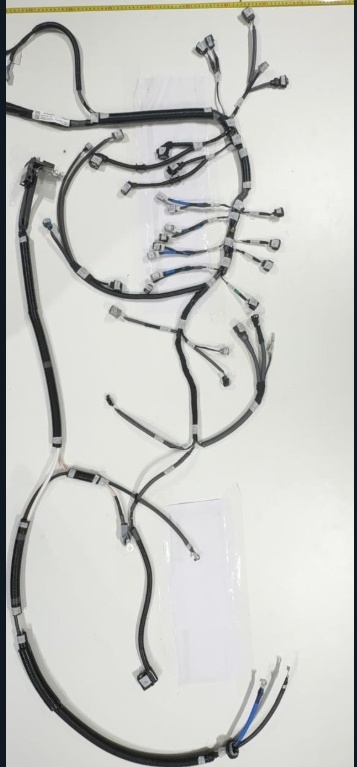
#> input picture data/golden_reference/golden_harness.jpg, 357 x 767 px
$ python -i harness_segmentation_service.py   (imports and definitions only)
#> lines starting #> are read from the running program, lines starting #| are printed output that depends on the picture; after the words box and inside, x2 and y2 are one past the last pixel; in counts of white or black regions, pixels touching at a corner belong together
from __future__ import annotations

from dataclasses import dataclass
from pathlib import Path

import cv2
import numpy as np
from numpy.typing import NDArray
from skimage.morphology import skeletonize

ImageArray = NDArray[np.uint8]


@dataclass(frozen=True, slots=True)
class HarnessSegmentationResult:
    binary_mask: ImageArray
    contour_image: ImageArray
    skeleton_image: ImageArray
    occupied_percentage: float
    contour_count: int
    otsu_threshold: float
    removed_component_count: int
    excluded_border_component_count: int
    image_width: int
    image_height: int
    cropped_base_image: ImageArray | None = None
    isolated_harness_image: ImageArray | None = None


class HarnessSegmentationService:
    """Experimental dark-object segmentation for controlled feasibility testing.

    This OpenCV pipeline assumes a dark harness on a light inspection surface.
    """

    def __init__(
        self,
        *,
        minimum_component_area_ratio: float = 0.0001,
        closing_kernel_size: int = 5,
        closing_iterations: int = 1,
    ) -> None:
        if not 0 < minimum_component_area_ratio < 1:
            raise ValueError("minimum_component_area_ratio must be between 0 and 1")
        if closing_kernel_size < 3 or closing_kernel_size % 2 == 0:
            raise ValueError("closing_kernel_size must be an odd integer of at least 3")
        self.minimum_component_area_ratio = minimum_component_area_ratio
        self.closing_kernel_size = closing_kernel_size
        self.closing_iterations = closing_iterations

    def segment_file(self, image_path: Path) -> HarnessSegmentationResult:
        image = cv2.imread(str(image_path), cv2.IMREAD_COLOR)
        if image is None:
            raise ValueError(f"Unable to decode image: {image_path.name}")
        return self.segment(image, filename=image_path.name)

    @staticmethod
    def _find_companion_mask(
        image: ImageArray,
        filename: str | None = None,
    ) -> ImageArray | None:
        """Find an existing companion foreground mask for the image if available."""
        h, w = image.shape[:2]
        candidate_roots = [
            Path(__file__).resolve().parents[3] / "images_001",
            Path(__file__).resolve().parents[3] / "data",
            Path(__file__).resolve().parents[2] / "images_001",
            Path(__file__).resolve().parents[2] / "data",
        ]

        # 1. Search by filename match
        if filename:
            stem = Path(filename).stem
            for root in candidate_roots:
                if not root.is_dir():
                    continue
                # Look for exact or stem-related masks
                for p in root.rglob("*.png"):
                    p_stem_lower = p.stem.lower()
                    if "mask" in p_stem_lower:
                        if (stem in p_stem_lower) or (p.parent.name == stem) or ("001" in stem and "001" in p_stem_lower):
                            try:
                                m = cv2.imread(str(p), cv2.IMREAD_GRAYSCALE)
                                if m is not None and m.shape == (h, w):
                                    return m
                            except Exception:
                                pass

        # 2. Search by resolution matching standard sample crops (e.g. 1800x560 board crop)
        for root in candidate_roots:
            if not root.is_dir():
                continue
            for p in root.rglob("*harness_mask.png"):
                try:
                    m = cv2.imread(str(p), cv2.IMREAD_GRAYSCALE)
                    if m is not None and m.shape == (h, w):
                        return m
                except Exception:
                    pass

        return None

    def segment(
        self,
        image: ImageArray,
        filename: str | None = None,
    ) -> HarnessSegmentationResult:
        if image.ndim != 3 or image.shape[2] != 3:
            raise ValueError("Expected a BGR colour image with three channels")

        height, width = image.shape[:2]
        total_pixels = float(height * width)

        # Check for preprocessed companion mask (Module 1 / Module 11)
        companion_mask = self._find_companion_mask(image, filename=filename)
        if companion_mask is not None:
            cleaned_mask = ((companion_mask > 127).astype(np.uint8)) * 255
            contours, _ = cv2.findContours(
                cleaned_mask,
                cv2.RETR_TREE,
                cv2.CHAIN_APPROX_SIMPLE,
            )
            contour_image = image.copy()
            cv2.drawContours(contour_image, contours, -1, (0, 0, 255), 2, cv2.LINE_AA)

            skeleton = skeletonize(cleaned_mask > 0)
            skeleton_image = np.zeros_like(cleaned_mask)
            skeleton_image[skeleton] = 255

            occupied_pixels = int(cv2.countNonZero(cleaned_mask))
            occupied_percentage = round(occupied_pixels * 100.0 / total_pixels, 3)

            # Generate isolated harness preview (white background)
            isolated_harness = np.full_like(image, 255)
            isolated_harness[cleaned_mask > 0] = image[cleaned_mask > 0]

            return HarnessSegmentationResult(
                binary_mask=cleaned_mask,
                contour_image=contour_image,
                skeleton_image=skeleton_image,
                occupied_percentage=occupied_percentage,
                contour_count=len(contours),
                otsu_threshold=128.0,
                removed_component_count=0,
                excluded_border_component_count=0,
                image_width=width,
                image_height=height,
                cropped_base_image=image.copy(),
                isolated_harness_image=isolated_harness,
            )

        grayscale = cv2.cvtColor(image, cv2.COLOR_BGR2GRAY)
        blurred = cv2.GaussianBlur(grayscale, (5, 5), 0)

        # 1. Background brightness polarity detection from inset image borders
        inset_y = max(4, int(height * 0.02))
        inset_x = max(6, int(width * 0.025))
        inset_border = np.concatenate((
            grayscale[inset_y, inset_x:-inset_x],
            grayscale[-inset_y, inset_x:-inset_x],
            grayscale[inset_y:-inset_y, inset_x],
            grayscale[inset_y:-inset_y, -inset_x],
        ))
        border_median_gray = float(np.median(inset_border))
        bg_is_light = border_median_gray > 127.0

        # Otsu threshold with polarity verification against background
        otsu_val_temp, _ = cv2.threshold(blurred, 0, 255, cv2.THRESH_BINARY | cv2.THRESH_OTSU)
        if bg_is_light:
            thresh_type = cv2.THRESH_BINARY_INV if otsu_val_temp < border_median_gray else cv2.THRESH_BINARY
        else:
            thresh_type = cv2.THRESH_BINARY

        otsu_threshold_val, gray_mask = cv2.threshold(
            blurred,
            0,
            255,
            thresh_type | cv2.THRESH_OTSU,
        )
        otsu_threshold = float(otsu_threshold_val)

        # Adaptive threshold for fine thin branches and low-contrast wire strands
        adapt_mask = cv2.adaptiveThreshold(
            blurred,
            255,
            cv2.ADAPTIVE_THRESH_GAUSSIAN_C,
            cv2.THRESH_BINARY_INV,
            25,
            12,
        )

        # Chromatic saturation threshold to capture vibrant colored wires (blue, yellow, green, red)
        hsv = cv2.cvtColor(image, cv2.COLOR_BGR2HSV)
        sat_mask = (
            (hsv[:, :, 1] > 35) & (hsv[:, :, 2] > 40)
        ).astype(np.uint8) * 255

        # Combine multi-modal evidence
        raw_mask = cv2.bitwise_or(gray_mask, adapt_mask)
        raw_mask = cv2.bitwise_or(raw_mask, sat_mask)

        # Exclude top calibration measuring tape from the wire harness mask
        ruler_band = np.zeros((height, width), dtype=bool)
        ruler_max_y = int(height * 0.038)
        ruler_band[:ruler_max_y, :] = (
            (hsv[:ruler_max_y, :, 0] >= 15)
            & (hsv[:ruler_max_y, :, 0] <= 38)
            & (hsv[:ruler_max_y, :, 1] >= 55)
        )
        ruler_mask = cv2.dilate(
            ruler_band.astype(np.uint8) * 255,
            cv2.getStructuringElement(cv2.MORPH_RECT, (5, 5)),
        ) > 0
        raw_mask[ruler_mask] = 0

        # Exclude letterbox padding on outer columns if present
        if width > 100:
            margin_w = max(3, int(width * 0.015))
            if np.mean(grayscale[:, :margin_w]) < 80:
                raw_mask[:, :margin_w] = 0
            if np.mean(grayscale[:, -margin_w:]) < 80:
                raw_mask[:, -margin_w:] = 0

        # Guard against inverse polarity runaway
        if float(cv2.countNonZero(raw_mask)) / total_pixels > 0.70:
            raw_mask = cv2.bitwise_not(raw_mask)

        closing_kernel = cv2.getStructuringElement(
            cv2.MORPH_ELLIPSE,
            (self.closing_kernel_size, self.closing_kernel_size),
        )
        closed_mask = cv2.morphologyEx(
            raw_mask,
            cv2.MORPH_OPEN,
            closing_kernel,
        )
        closed_mask = cv2.morphologyEx(
            closed_mask,
            cv2.MORPH_CLOSE,
            closing_kernel,
            iterations=self.closing_iterations,
        )

        cleaned_mask, removed_component_count, excluded_border_component_count = (
            self._remove_artifacts_and_borders(closed_mask, grayscale, hsv, self.minimum_component_area_ratio)
        )

        contours, _ = cv2.findContours(
            cleaned_mask,
            cv2.RETR_TREE,
            cv2.CHAIN_APPROX_SIMPLE,
        )

        contour_image = image.copy()
        cv2.drawContours(contour_image, contours, -1, (0, 0, 255), 2, cv2.LINE_AA)

        skeleton = skeletonize(cleaned_mask > 0)
        skeleton_image = np.zeros_like(cleaned_mask)
        skeleton_image[skeleton] = 255

        occupied_pixels = int(cv2.countNonZero(cleaned_mask))
        occupied_percentage = round(occupied_pixels * 100.0 / total_pixels, 3)

        # Isolated harness image
        isolated_harness = np.full_like(image, 255)
        isolated_harness[cleaned_mask > 0] = image[cleaned_mask > 0]

        return HarnessSegmentationResult(
            binary_mask=cleaned_mask,
            contour_image=contour_image,
            skeleton_image=skeleton_image,
            occupied_percentage=occupied_percentage,
            contour_count=len(contours),
            otsu_threshold=round(float(otsu_threshold), 2),
            removed_component_count=removed_component_count,
            excluded_border_component_count=excluded_border_component_count,
            image_width=width,
            image_height=height,
            cropped_base_image=image.copy(),
            isolated_harness_image=isolated_harness,
        )

    @staticmethod
    def _remove_artifacts_and_borders(
        mask: ImageArray,
        grayscale: ImageArray,
        hsv: ImageArray,
        min_area_ratio: float,
    ) -> tuple[ImageArray, int, int]:
        """Eliminate non-wire table artifacts (glare, paper/plastic crease) and peripheral border shadow."""
        component_count, labels, statistics, _ = cv2.connectedComponentsWithStats(
            mask,
            connectivity=8,
        )
        if component_count <= 1:
            return mask.copy(), 0, 0

        height, width = mask.shape[:2]
        total_pixels = float(height * width)
        cleaned = np.zeros_like(mask)
        removed_small = 0
        excluded_artifacts = 0

        minimum_area = max(24, round(total_pixels * min(min_area_ratio, 0.00005)))
        ruler_zone_h = int(height * 0.045)

        for label in range(1, component_count):
            area = int(statistics[label, cv2.CC_STAT_AREA])
            if area < minimum_area:
                removed_small += 1
                continue

            comp_x = int(statistics[label, cv2.CC_STAT_LEFT])
            comp_y = int(statistics[label, cv2.CC_STAT_TOP])
            comp_w = int(statistics[label, cv2.CC_STAT_WIDTH])
            comp_h = int(statistics[label, cv2.CC_STAT_HEIGHT])
            comp_pixels = labels == label

            comp_gray_min = int(np.min(grayscale[comp_pixels]))
            comp_sat_max = int(np.max(hsv[:, :, 1][comp_pixels]))

            # 1. Reject non-wire table glare or clear plastic document sleeve crease
            has_wire_evidence = (comp_gray_min < 178) or (comp_sat_max > 32)
            if not has_wire_evidence:
                excluded_artifacts += 1
                continue

            # 2. Reject top-border corner shadow/clamp
            if comp_y == 0 and (comp_y + comp_h <= ruler_zone_h):
                excluded_artifacts += 1
                continue

            # 3. Reject narrow edge border artifacts (test & capture border strips)
            touches_border = (
                comp_x == 0
                or comp_y == 0
                or comp_x + comp_w >= width
                or comp_y + comp_h >= height
            )
            is_spanning = comp_w >= 0.30 * width and comp_h >= 0.30 * height
            is_narrow_border_strip = touches_border and (
                (comp_w <= max(12, int(width * 0.08)) and comp_h >= int(height * 0.40))
                or (comp_h <= max(6, int(height * 0.04)) and comp_w >= int(width * 0.30))
            )
            if is_narrow_border_strip and not is_spanning:
                excluded_artifacts += 1
                continue

            cleaned[comp_pixels] = 255

        return cleaned, removed_small, excluded_artifacts

>>> import cv2
>>> picture = cv2.imread('../../../data/golden_reference/golden_harness.jpg')
#> picture is the input picture: shape (767, 357, 3); mean B, G, R 197.1, 201.1, 200.1
>>> result = HarnessSegmentationService().segment(picture)
#> in segment, `inset_border = np.concatenate(( grayscale[inset_y, inset_x:-inset_x], ..`: inset_border = 2156 values, max 242 at index 1950, min 26 at index 456, mean 207.2
#> in segment, `border_median_gray = float(np.median(inset_border))`: border_median_gray = 216
#> in segment, `bg_is_light = border_median_gray > 127.0`: bg_is_light = True
#> in segment, `otsu_val_temp, _ = cv2.threshold(blurred, 0, 255, cv2.THRESH_BINARY | ..`: otsu_val_temp = 150
#> in segment, `thresh_type = cv2.THRESH_BINARY_INV if otsu_val_temp < border_median_g..`: thresh_type = 1
#> in segment, `otsu_threshold_val, gray_mask = cv2.threshold( blurred, 0, 255, thresh..`:
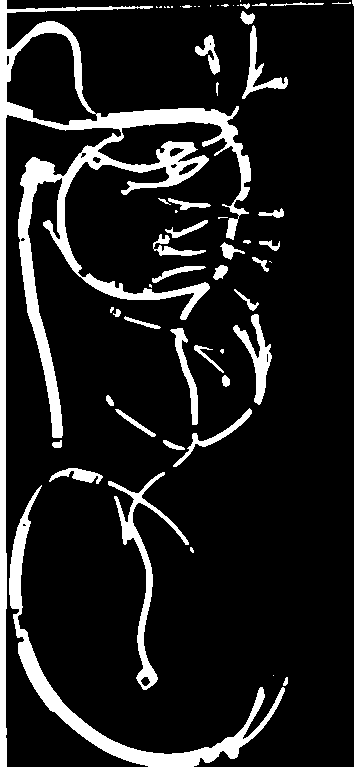
#> gray_mask: shape (767, 357); 13.4% white; 60 white regions (22 under 20 px), largest, box (x1, y1, x2, y2) and area: (0, 0, 251, 767) 19035, (9, 485, 285, 767) 6009, (352, 0, 357, 767) 2311
#> in segment, `otsu_threshold_val, gray_mask = cv2.threshold( blurred, 0, 255, thresh..`: otsu_threshold_val = 150
#> in segment, `adapt_mask = cv2.adaptiveThreshold( blurred, 255, cv2.ADAPTIVE_THRESH_..`: adapt_mask: shape (767, 357); 12.6% white; 53 white regions (16 under 20 px), largest, box (x1, y1, x2, y2) and area: (0, 0, 289, 767) 10298, (11, 482, 289, 765) 4790, (42, 131, 210, 320) 3384
#> in segment, `hsv = cv2.cvtColor(image, cv2.COLOR_BGR2HSV)`: hsv: shape (767, 357, 3); mean H, S, V 45.7, 10.6, 201.9
#> in segment, `sat_mask = ( (hsv[:, :, 1] > 35) & (hsv[:, :, 2] > 40) ).astype(np.uin..`: sat_mask: shape (767, 357); 1.5% white; 79 white regions (66 under 20 px), largest, box (x1, y1, x2, y2) and area: (6, 0, 354, 15) 2573, (232, 688, 263, 748) 422, (160, 248, 192, 256) 152
#> in segment, `raw_mask = cv2.bitwise_or(gray_mask, adapt_mask)`: raw_mask: shape (767, 357); 14.6% white; 41 white regions (12 under 20 px), largest, box (x1, y1, x2, y2) and area: (0, 0, 351, 767) 21362, (9, 482, 289, 767) 6097, (48, 408, 253, 691) 3530
#> in segment, `raw_mask = cv2.bitwise_or(raw_mask, sat_mask)`: raw_mask: shape (767, 357); 15% white; 40 white regions (12 under 20 px), largest, box (x1, y1, x2, y2) and area: (0, 0, 357, 767) 24692, (9, 482, 289, 767) 6140, (48, 408, 253, 691) 3530
#> in segment, `ruler_band[:ruler_max_y, :] = ( (hsv[:ruler_max_y, :, 0] >= 15) & (hsv..`: ruler_band: shape (767, 357) bool; 0.78% white; 1 white region, box (x1, y1, x2, y2) and area: (5, 0, 355, 14) 2126
#> in segment, `ruler_mask = cv2.dilate( ruler_band.astype(np.uint8) * 255, cv2.getStr..`: ruler_mask: shape (767, 357) bool; 1.2% white; 1 white region, box (x1, y1, x2, y2) and area: (3, 0, 357, 16) 3421
#> in segment, `raw_mask[:, :margin_w] = 0`: raw_mask: shape (767, 357); 12.7% white; 42 white regions (13 under 20 px), largest, box (x1, y1, x2, y2) and area: (5, 16, 289, 767) 15957, (9, 482, 289, 767) 6140, (48, 408, 253, 691) 3530
#> in segment, `closed_mask = cv2.morphologyEx( raw_mask, cv2.MORPH_OPEN, closing_kern..`: closed_mask: shape (767, 357); 11.1% white; 68 white regions (8 under 20 px), largest, box (x1, y1, x2, y2) and area: (18, 135, 209, 438) 6913, (13, 614, 286, 767) 4817, (5, 102, 251, 184) 3426
#> in segment, `closed_mask = cv2.morphologyEx( closed_mask, cv2.MORPH_CLOSE, closing_..`: closed_mask: shape (767, 357); 11.3% white; 49 white regions (6 under 20 px), largest, box (x1, y1, x2, y2) and area: (18, 135, 209, 448) 7191, (13, 614, 289, 767) 4919, (5, 102, 251, 201) 3559
#> in _remove_artifacts_and_borders, `component_count, labels, statistics, _ = cv2.connectedComponentsWithSt..`:
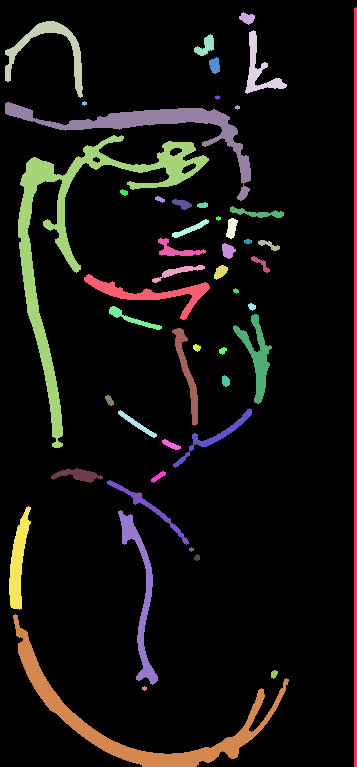
#> labels: shape (767, 357) int32; 50 distinct labels, from 0 to 49; one colour per label, 0 black
#> in _remove_artifacts_and_borders, `component_count, labels, statistics, _ = cv2.connectedComponentsWithSt..`: component_count = 50; statistics = 50 rows, first 6: [0, 0, 357, 767, 242959], [354, 7, 3, 760, 2278], [239, 12, 16, 13, 129], [5, 21, 78, 77, 1262], [245, 30, 42, 64, 753], [194, 34, 20, 22, 229]
#> the loop in _remove_artifacts_and_borders, `for label in range(1, component_count):` made 49 passes
#> (area, comp_x, comp_y, comp_w, comp_h, comp_gray_min, comp_sat_max, touches_border) on passes 1, 2, 3, 4, 5, 6, 9, 11, 12, 13, 14, 15: (2278, 354, 7, 3, 760, 21, 146, True), (129, 239, 12, 16, 13, 57, 20, False), (1262, 5, 21, 78, 77, 18, 133, False), (753, 245, 30, 42, 64, 41, 25, False), (229, 194, 34, 20, 22, 40, 30, False), (138, 209, 57, 11, 17, 44, 15, False), (3559, 5, 102, 246, 99, 22, 128, False), (7191, 18, 135, 191, 313, 15, 62, False), (38, 120, 189, 8, 7, 60, 21, False), (40, 155, 196, 10, 7, 102, 15, False), (126, 172, 199, 20, 11, 60, 101, False), (51, 197, 202, 11, 6, 68, 50, False)
#> pass 1, in _remove_artifacts_and_borders, `comp_pixels = labels == label`:
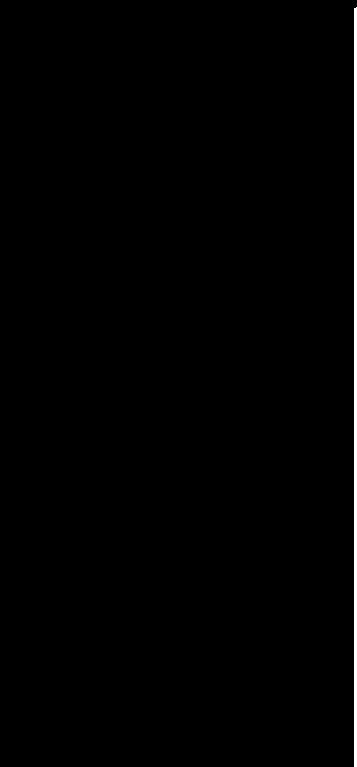
#> comp_pixels: shape (767, 357) bool; 0.83% white; 1 white region, box (x1, y1, x2, y2) and area: (354, 7, 357, 767) 2278
#> after the loop in _remove_artifacts_and_borders, `for label in range(1, component_count):`:
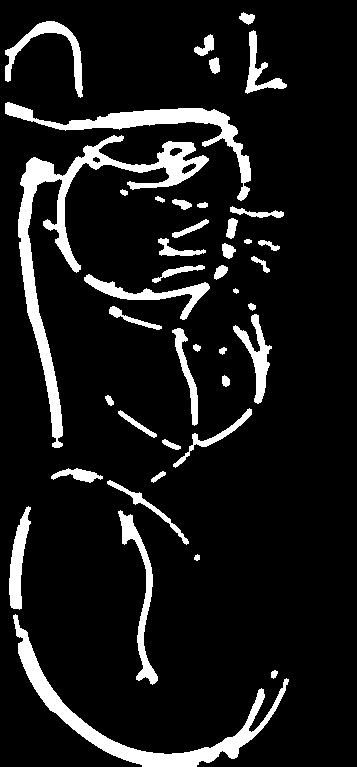
#> cleaned: shape (767, 357); 10.4% white; 42 white regions
#> after the loop in _remove_artifacts_and_borders, `for label in range(1, component_count):`: excluded_artifacts = 1; removed_small = 6
#> in segment, `cleaned_mask, removed_component_count, excluded_border_component_count..`: excluded_border_component_count = 1
#> in segment, `contours, _ = cv2.findContours( cleaned_mask, cv2.RETR_TREE, cv2.CHAIN..`: contours = 45 contours, 1 with area under 20; largest, box (x1, y1, x2, y2) and area: (18, 135, 209, 448) 6684, (13, 614, 289, 767) 4519, (5, 102, 251, 201) 3212, (118, 510, 158, 685) 1314, (84, 274, 210, 320) 1158
#> in segment, `cv2.drawContours(contour_image, contours, -1, (0, 0, 255), 2, cv2.LINE..`:
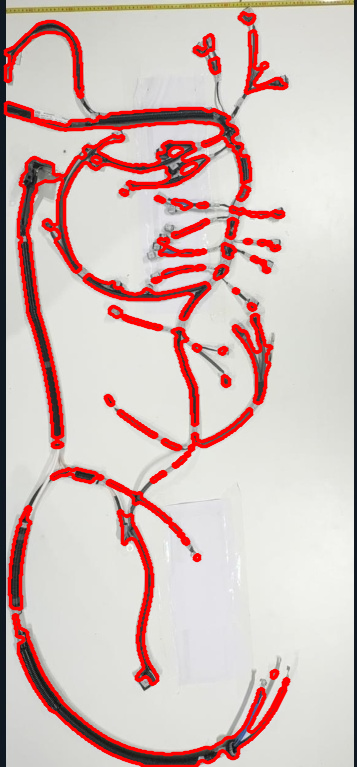
#> contour_image: shape (767, 357, 3); 12.68% of pixels changed, all inside (x1, y1, x2, y2) = (3, 11, 291, 767)
#> in segment, `skeleton = skeletonize(cleaned_mask > 0)`:
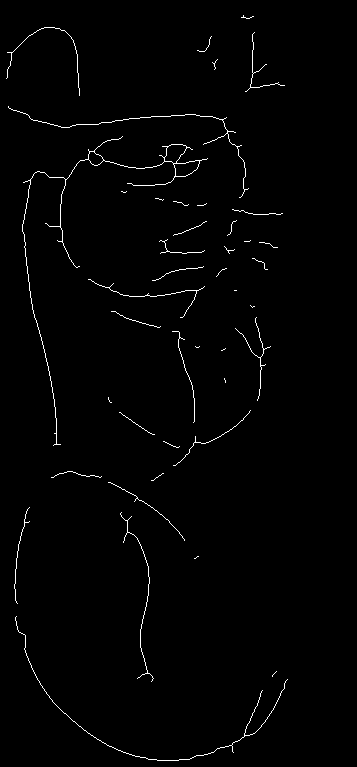
#> skeleton: shape (767, 357) bool; 1.2% white in thin lines or dots, all inside (x1, y1, x2, y2) = (6, 15, 288, 761)
#> in segment, `occupied_pixels = int(cv2.countNonZero(cleaned_mask))`: occupied_pixels = 28480
#> in segment, `occupied_percentage = round(occupied_pixels * 100.0 / total_pixels, 3)`: occupied_percentage = 10.4
#> in segment, `isolated_harness[cleaned_mask > 0] = image[cleaned_mask > 0]`:
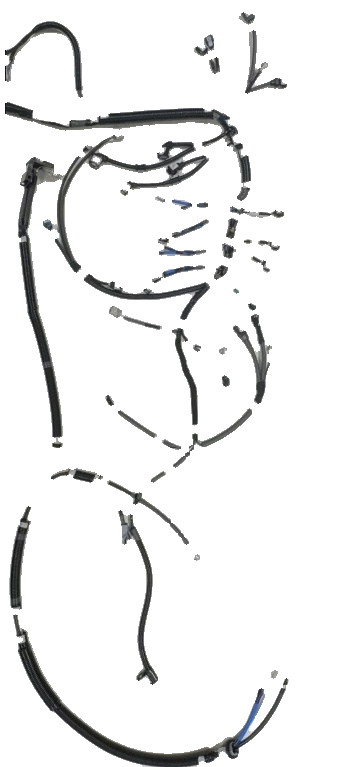
#> isolated_harness: shape (767, 357, 3); mean B, G, R 237.5, 237.5, 237.4
